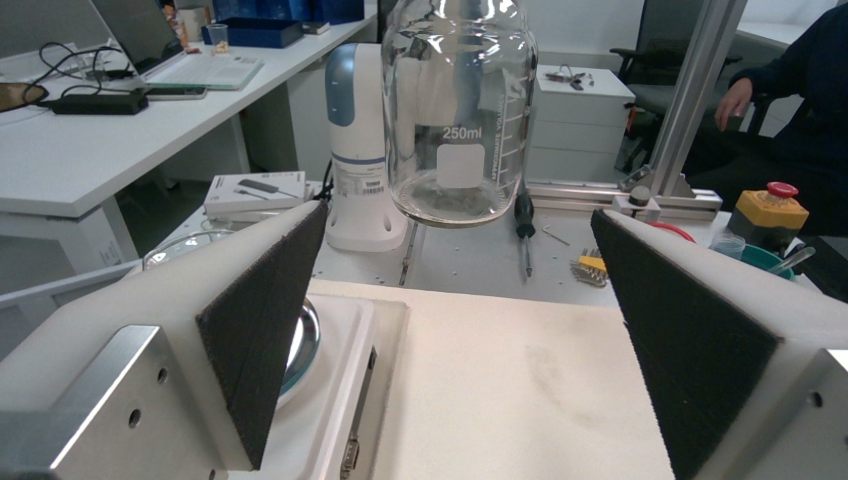
#> input picture tests/fixtures/handoff_20261123/right_obs_b010.png, 848 x 480 px
$ python -i neck_vision.py   (imports and definitions only)
#> lines starting #> are read from the running program, lines starting #| are printed output that depends on the picture; after the words box and inside, x2 and y2 are one past the last pixel; in counts of white or black regions, pixels touching at a corner belong together
#> further down, picture is the input picture: shape (480, 848, 3); mean B, G, R 110.3, 111.6, 109
"""Fast OpenCV neck-ring localization for the known clear bottle.

This module is intentionally model-free and read-only. Top-camera pixels are intersected with a
fixed *left-base ring plane* in the corrected camera model, then transformed to the right base.
The image detector scans a calibrated portion of the left arm's white-table work area; no bottle
pixel or XY target is supplied to it. Wrist detection is independent of jaw state so it can still
report a visible blue rim with a closed gripper. A separate hover-pose gate checks the rim and open
jaw landmarks against the captured accepted hover view.
"""

from __future__ import annotations

import math
import time
from dataclasses import dataclass
from typing import Sequence

import cv2
import numpy as np

from chem_demo.camera_drift import load_corrected_camera
from dataclasses import replace

from chem_demo.wrist_landmarks import DEFAULT_TEMPLATE, GripperLandmarks, measure_open_pad_tips
from vision_pick.cup_locate import Camera, DEFAULT_SESSION


RING_PLANE_Z_MM = 377.49  # left-base apparent ring plane from the paired neck-ray check
# Calibrated left-base XY bounds of the white-table work patch. The rectangle is intentionally
# broad enough for normal placement variation; it excludes the left cap/rack and right-side clutter.
LEFT_WHITE_WORK_AREA_MM = (100.0, 430.0, -600.0, -180.0)  # xmin, xmax, ymin, ymax

# Captured at the accepted left-arm hover (Z=485 mm). These are image evidence for *that pose*,
# not a bottle target. Axes from the capture record are normalised below to (major, minor).
# Left wrist camera as finally fixed on 2026-11-22 21:3x: it sits tilted up, the pad tips are near the
# top edge and only partly visible, so the silhouette-shape confidence settles at 0.59 (two runs gave
# the same tips to 0.1 px). The hover gate accepts 0.55 for this camera; the rim is still compared to
# the jaws measured in the same image.
LEFT_HOVER_TEMPLATE = replace(DEFAULT_TEMPLATE, min_confidence=0.55)
# Re-baselined 2026-11-22 19:3x after Kunyu re-tightened the left wrist camera bracket: the whole
# view moved ~28 px up (jaw gap unchanged, 261.7 px) while the rim relative to the jaw midpoint stayed
# within 0.94 px of the original commissioning reference, which was
#   centre (422.33, 220.28), axes (66.82, 62.72), jaws (297.10, 128.0) / (557.87, 147.0).
#   19:3x values: centre (422.88, 192.01), axes (69.17, 63.80), jaws (298.44, 99.0) / (559.43, 119.0).
# Re-baselined again 21:3x from run-20261122_213106-c406a96331/03_wrist.png after the bracket was
# fixed for good; rim relative to the jaw midpoint (-4.97, 84.77) px vs (-5.15, 82.78) originally.
HOVER_REFERENCE_CENTER_PX = (429.3338623046875, 172.27313232421875)
HOVER_REFERENCE_AXES_PX = (67.30310821533203, 63.61422348022461)
HOVER_REFERENCE_JAWS_PX = (
    (303.4583333333333, 81.0),
    (565.1515151515151, 94.0),
)


@dataclass(frozen=True)
class RimEllipse:
    """One fitted ring ellipse. ``axes_px`` are ordered (major, minor)."""

    center_px: tuple[float, float]
    axes_px: tuple[float, float]
    angle_deg: float
    score: float


@dataclass(frozen=True)
class TopRimResult:
    ok: bool
    reason: str | None
    rim: RimEllipse | None
    right_base_xyz_mm: tuple[float, float, float] | None
    left_base_xyz_mm: tuple[float, float, float] | None
    candidate_count: int
    seconds: float

    # [14 lines left out: functions x, y, z, not called in this run]


@dataclass(frozen=True)
class WristRimResult:
    ok: bool
    reason: str | None
    rim: RimEllipse | None
    candidate_count: int
    seconds: float


@dataclass(frozen=True)
class WristHoverGate:
    ok: bool
    reason: str | None
    rim: RimEllipse | None
    jaw_landmarks: GripperLandmarks
    center_error_px: float | None
    axes_error_px: tuple[float, float] | None
    jaw_errors_px: tuple[float, float] | None
    # Rim minus where it should be relative to the jaws seen in this image (u right, v down), and how
    # the jaws moved in the frame since the reference (= how far the camera bracket crept).
    offset_px: tuple[float, float] | None = None
    camera_shift_px: tuple[float, float] | None = None
    jaws_used: str | None = None
    notes: tuple[str, ...] = ()


# [4 lines left out: function _validate_bgr, not called in this run]


def _ellipse(contour: np.ndarray, score: float) -> RimEllipse | None:
    if len(contour) < 5:
        return None
    (cx, cy), (axis_a, axis_b), angle = cv2.fitEllipse(contour)
    if axis_a <= 0 or axis_b <= 0:
        return None
    if axis_a >= axis_b:
        major, minor, major_angle = axis_a, axis_b, angle
    else:
        major, minor, major_angle = axis_b, axis_a, angle + 90.0
    return RimEllipse((float(cx), float(cy)), (float(major), float(minor)),
                      float(major_angle % 180.0), float(np.clip(score, 0.0, 1.0)))


# [39 lines left out: functions _ellipse_coordinates, _zone_profile, _left_roi_polygon, not called in this run]


def _inside(poly: np.ndarray, point: tuple[float, float]) -> bool:
    return cv2.pointPolygonTest(poly.reshape(-1, 1, 2), point, False) >= 0


# [78 lines left out: function locate_top_rim, not called in this run]


def _nested_wrist_candidates(image: np.ndarray, *, saturated_only: bool = False) -> list[RimEllipse]:
#> called with saturated_only = False
    hsv = cv2.cvtColor(image, cv2.COLOR_BGR2HSV)
#> hsv: shape (480, 848, 3); mean H, S, V 67.4, 40.9, 116.1
    # Broad blue/cyan hue range handles the blue ring under exposure changes. Geometric nesting
    # and annular color coverage remove the blue robot links and unrelated scene patches.
    # At contact the dark rubber pads can join a broad blue mask. A second pass
    # isolates the saturated rim while retaining the same annular geometry tests.
    lower, upper = ((85, 120, 20), (135, 255, 255)) if saturated_only else ((70, 15, 20), (145, 255, 250))
    blue = cv2.inRange(hsv, lower, upper)
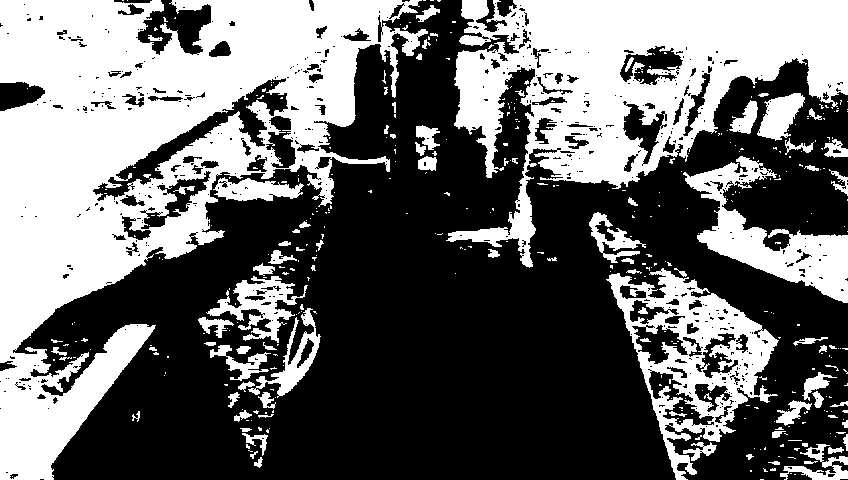
#> blue: shape (480, 848); 41.8% white; 414 white regions (323 under 20 px), largest, box (x1, y1, x2, y2) and area: (0, 0, 428, 480) 86730, (446, 0, 848, 268) 46054, (606, 268, 779, 480) 12137
    closed = cv2.morphologyEx(blue, cv2.MORPH_CLOSE, np.ones((3, 3), np.uint8))
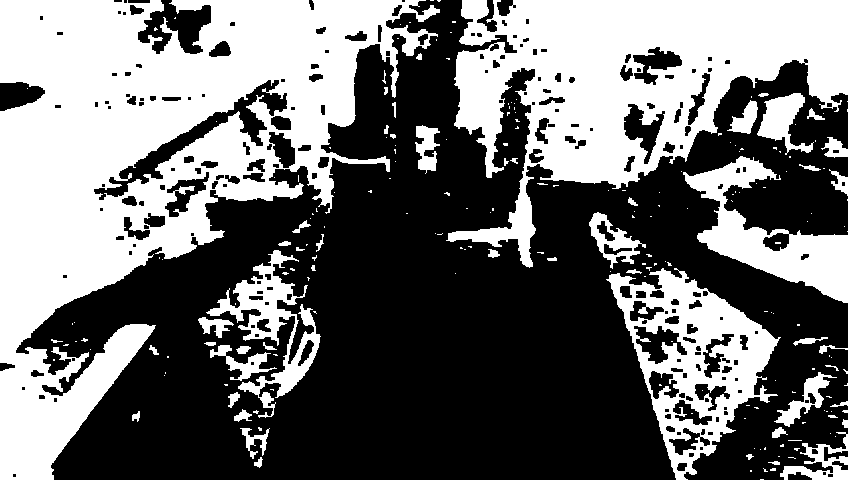
#> closed: shape (480, 848); 43.5% white; 214 white regions (160 under 20 px)
    contours, hierarchy = cv2.findContours(closed, cv2.RETR_TREE, cv2.CHAIN_APPROX_NONE)
#> contours = 415 contours, 230 with area under 20; largest, box (x1, y1, x2, y2) and area: (0, 0, 440, 480) 97318, (446, 0, 848, 268) 51027, (606, 268, 781, 480) 18398, (683, 156, 848, 303) 8468, (206, 250, 321, 418) 4920
    if hierarchy is None:
        return []
    h, w = blue.shape
#> h = 480; w = 848
    radial_blue = blue != 0
    results: list[RimEllipse] = []
    for index, contour in enumerate(contours):
        next_index, prev_index, child_index, parent_index = map(int, hierarchy[0][index])
        if parent_index != -1 or child_index == -1 or cv2.contourArea(contour) < 300:
            continue
        outer = _ellipse(contour, 0.0)
        # Small specular holes may precede the actual opening in OpenCV's sibling list.
        child_contour = contours[child_index]
        sibling = hierarchy[0][child_index][0]
        while sibling >= 0:
            if cv2.contourArea(contours[sibling]) > cv2.contourArea(child_contour):
                child_contour = contours[sibling]
            sibling = hierarchy[0][sibling][0]
        inner = _ellipse(child_contour, 0.0)
        if outer is None or inner is None:
            continue
        major, minor = outer.axes_px
        inner_major, inner_minor = inner.axes_px
        if not (26.0 <= minor <= 125.0 and major <= 145.0 and minor / major >= 0.50):
            continue
        if cv2.contourArea(child_contour) / max(cv2.contourArea(contour), 1.0) < 0.35:
            continue
        if not (0.55 <= inner_major / major <= 0.98 and 0.55 <= inner_minor / minor <= 0.98):
            continue
        concentric_error = math.dist(outer.center_px, inner.center_px) / max(minor, 1.0)
        if concentric_error > 0.18:
            continue
        cx, cy = outer.center_px
        if not (0.04 * w <= cx <= 0.96 * w and 0.04 * h <= cy <= 0.96 * h):
            continue
        radial = _ellipse_coordinates((h, w), outer)
        annulus = (radial >= 0.72) & (radial <= 1.18)
        blue_share = float(np.mean(radial_blue[annulus])) if annulus.any() else 0.0
        if blue_share < 0.12:
            continue
        ring_ratio = min(minor / major, inner_minor / inner_major)
        score = (0.45 * min(blue_share / 0.45, 1.0) +
                 0.25 * min(cv2.contourArea(child_contour) / cv2.contourArea(contour), 1.0) +
                 0.20 * max(0.0, 1.0 - concentric_error / 0.18) + 0.10 * ring_ratio)
        results.append(RimEllipse(outer.center_px, outer.axes_px, outer.angle_deg, score))
#> this loop made 415 passes
#> (next_index, prev_index, child_index, parent_index) on passes 1, 3, 4: (1, -1, -1, -1), (3, 1, -1, -1), (4, 2, -1, -1)
#> after the loop, results = []
    results.sort(key=lambda candidate: candidate.score, reverse=True)
    return results


# [17 lines left out: function detect_wrist_rim, not called in this run]


MAX_CAMERA_SHIFT_PX = 60.0   # beyond this the bracket moved so much that the reference relation is doubtful
LONE_PAD_WINDOW_PX = 45.0    # a single pad is trusted only near where the pads have been seen


# [65 lines left out: function compare_wrist_to_hover, not called in this run]


__all__ = [
    "HOVER_REFERENCE_AXES_PX",
    "HOVER_REFERENCE_CENTER_PX",
    "HOVER_REFERENCE_JAWS_PX",
    "LEFT_WHITE_WORK_AREA_MM",
    "RING_PLANE_Z_MM",
    "RimEllipse",
    "TopRimResult",
    "WristHoverGate",
    "WristRimResult",
    "compare_wrist_to_hover",
    "detect_wrist_rim",
    "locate_top_rim",
]

>>> import cv2
>>> picture = cv2.imread('../tests/fixtures/handoff_20261123/right_obs_b010.png')
>>> result = _nested_wrist_candidates(picture)
#> result = []
